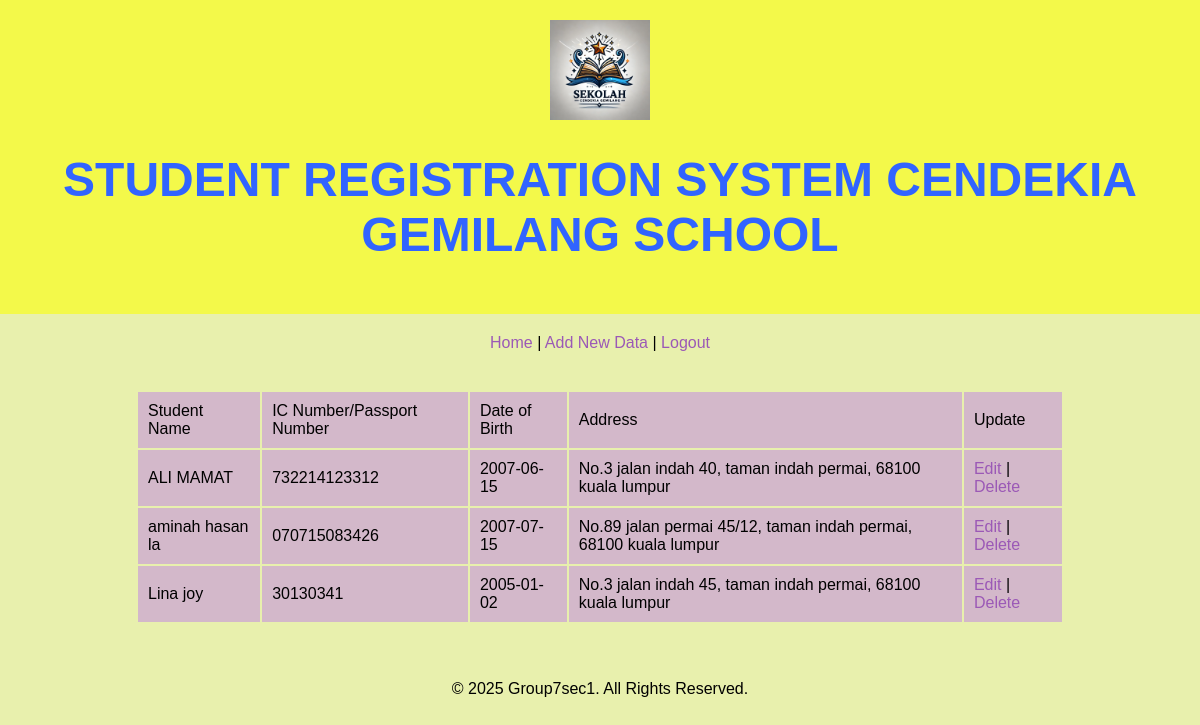
Screenshot of /view.php (signed in) with the database file from the repository.
### tables this page shows
CREATE TABLE `student` (
  `id` int(11) NOT NULL,
  `name` varchar(100) NOT NULL,
  `icnum` varchar(100) NOT NULL,
  `birth` date NOT NULL,
  `Address` varchar(100) NOT NULL,
  `login_id` int(11) NOT NULL
);

### view.php (the view, shortened to what this page needs)
<?php
include_once("connection.php");
?>
<html>
<head>
</head>
<body>
    <div id="header">
        <img src="logosekolah.jpg" alt="School Logo"style="width:100px;height:100px;">
        <h1>STUDENT REGISTRATION SYSTEM CENDEKIA GEMILANG SCHOOL</h1>
    </div>
    <div id="content">
        <a href="index.php">Home</a> | <a href="add.html">Add New Data</a> | <a href="logout.php">Logout</a>
        <br /><br />
        <?php
$query = $mysqli->prepare("SELECT * FROM student WHERE login_id = ? ORDER BY id DESC");
$query->bind_param("i", $_SESSION['id']);
$query->execute();
$result = $query->get_result();
?>
<table>
<tr>
    <td>Student Name</td>
    <td>IC Number/Passport Number</td>
    <td>Date of Birth</td>
    <td>Address</td>
    <td>Update</td>
</tr>
<?php
while ($row = $result->fetch_assoc()) {
     $id = $row['id'];
     $name = $row['name'];
     $icnum = $row['icnum'];
     $birth = $row['birth'];
     $Address = $row['Address'];
     echo "<tr>";
     echo "<td>$name</td>";
     echo "<td>$icnum</td>";
     echo "<td>$birth</td>";
     echo "<td>$Address</td>";
     echo "<td><a href=\"edit.php?id=$id\">Edit</a> | <a href=\"delete.php?id=$id\" onClick=\"return confirm('Are you sure you want to delete?')\">Delete</a></td>";
     echo "</tr>";
}
?>
</table>
</div>
    <div id="footer">
        <p>© 2025 Group7sec1. All Rights Reserved.</p>
    </div>
</body>
</html>

### view.php (style rules this page uses)
body { background-color:rgb(232, 240, 173); font-family: 'Arial', sans-serif; margin: 0; padding: 0; text-align: center; }
#header { color:rgb(49, 100, 255); font-size: 24px; padding: 20px; background-color: rgb(243, 249, 74); }
a { color: #9B59B6; text-decoration: none; }
#content { padding: 20px; }
table { width: 80%; border: 0; margin: 20px auto; }
table tr { background-color: #D3B8CA; }
table td { padding: 10px; }

### rows the page displays
student: name "ALI MAMAT", icnum "732214123312", birth "2007-06-15", Address "No.3 jalan indah 40, taman indah permai, 68100 kuala lumpur"
student: name "aminah hasan la", icnum "070715083426", birth "2007-07-15", Address "No.89 jalan permai 45/12, taman indah permai, 68100 kuala lumpur"
student: name "Lina joy", icnum "30130341", birth "2005-01-02", Address "No.3 jalan indah 45, taman indah permai, 68100 kuala lumpur"
